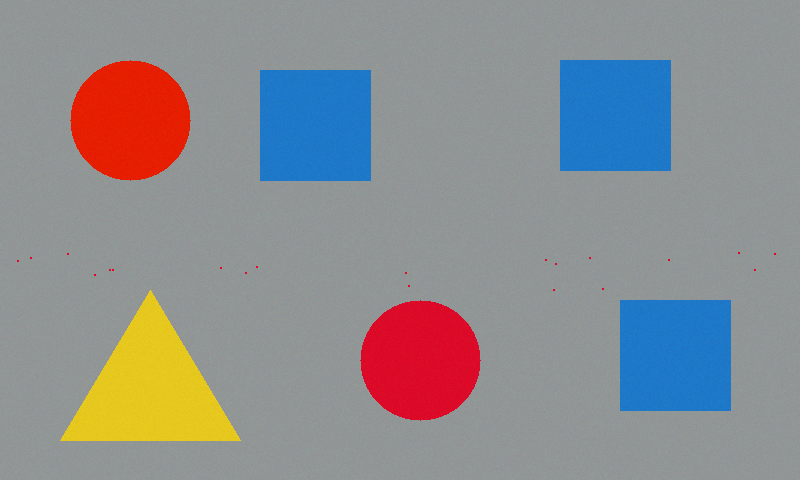
#> input picture draft/collaboration/claude_31_35/recording_candidates/33/parts_synthetic.png, 800 x 480 px
$ python p6_main_loop.py
#> lines starting #> are read from the running program, lines starting #| are printed output that depends on the picture; after the words box and inside, x2 and y2 are one past the last pixel; in counts of white or black regions, pixels touching at a corner belong together
### draft/collaboration/claude_31_35/recording_candidates/33/core.py
# -*- coding: utf-8 -*-
"""第 33 讲 颜色形状分拣：录屏程序与无界面核对共用的核心代码。

两套形状判断，分开命名，互不替换：
  get_shape_current —— 原样照抄 33 讲 P7 画面中的现行代码（4 顶点一律 rectangle，5/6 为 other，n > 6 才 circle）
  get_shape_rule30  —— 独立备选：复用 30 讲规则（4 顶点再按 0.95 ≤ w/h ≤ 1.05 分 square / rectangle，5 pentagon，n ≥ 6 circle）
正式采用哪一版由本机后续决定；本候选不修改脚本或口播。
"""
import cv2
import numpy as np

colors = {
    "red":    [((0, 100, 80), (10, 255, 255)), ((170, 100, 80), (179, 255, 255))],
    "yellow": [((20, 100, 100), (35, 255, 255))],
    "blue":   [((100, 100, 80), (130, 255, 255))],
}
kernel = np.ones((5, 5), np.uint8)
MIN_AREA = 800


def load(path):
#> called with path = 'parts_synthetic.png'
    img = cv2.imread(path)
#> img is the input picture: shape (480, 800, 3); mean B, G, R 142.9, 141.2, 141.7
    if img is None:
        raise SystemExit(f"读不到图片：{path}（检查文件名和路径）")
    return img


def to_hsv(img):
    return cv2.cvtColor(cv2.GaussianBlur(img, (5, 5), 0), cv2.COLOR_BGR2HSV)


# [42 lines left out: functions color_mask, get_shape_current, get_shape_rule30, sort_parts, not called in this run]

### draft/collaboration/claude_31_35/recording_candidates/33/p6_main_loop.py
# -*- coding: utf-8 -*-
# 第 33 讲 P6 录屏：颜色字典 → 遍历 → 多段掩膜合并 → 开运算 → 找轮廓 → 面积过滤；逐个颜色显示 mask 检查
# 用法：python p6_main_loop.py [--input 积木工件照片.jpg]    （默认合成教学样本）
import argparse
import cv2
import numpy as np
from core import load, colors, kernel

ap = argparse.ArgumentParser()
ap.add_argument("--input", default="parts_synthetic.png")
args = ap.parse_args()

img = load(args.input)
hsv = cv2.cvtColor(cv2.GaussianBlur(img, (5, 5), 0), cv2.COLOR_BGR2HSV)
#> hsv: shape (480, 800, 3); mean H, S, V 89, 50.9, 162.4
for name, ranges in colors.items():
    mask = np.zeros(hsv.shape[:2], np.uint8)
    for lo, hi in ranges:
        mask = cv2.bitwise_or(mask, cv2.inRange(hsv, lo, hi))
    mask = cv2.morphologyEx(mask, cv2.MORPH_OPEN, kernel)
    contours, _ = cv2.findContours(mask, cv2.RETR_EXTERNAL, cv2.CHAIN_APPROX_SIMPLE)
    big = [c for c in contours if cv2.contourArea(c) >= 800]
    print(name, "轮廓", len(contours), "个，面积 ≥ 800 的", len(big), "个")
    cv2.imshow(f"mask_{name}", mask)
#> this loop made 3 passes
#> pass 1, `cv2.imshow(f"mask_{name}", mask)`:
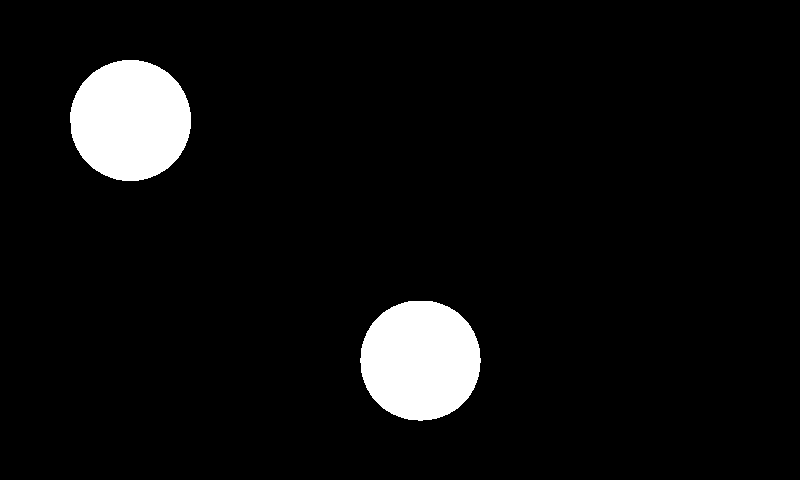
#> window 'mask_red': shape (480, 800); 6% white; 2 white regions, box (x1, y1, x2, y2) and area: (70, 60, 191, 181) 11524, (360, 301, 481, 421) 11442
#> pass 2, `cv2.imshow(f"mask_{name}", mask)`:
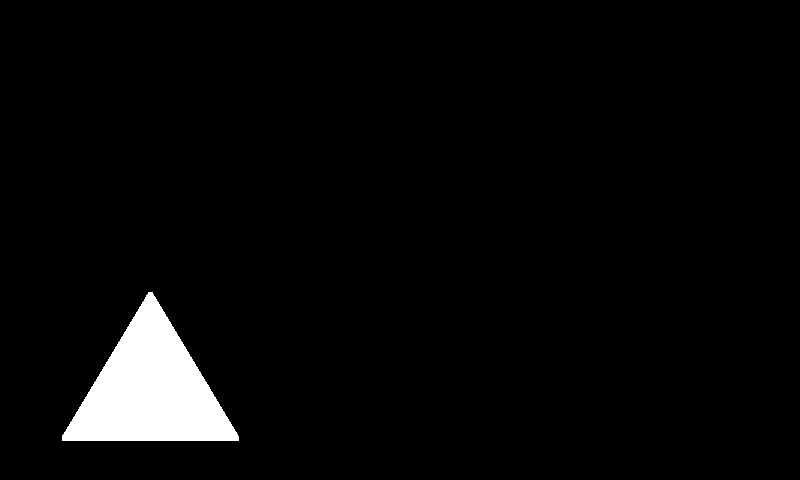
#> window 'mask_yellow': shape (480, 800); 3.6% white; 1 white region, box (x1, y1, x2, y2) and area: (62, 292, 239, 441) 13848
#> after the loop:
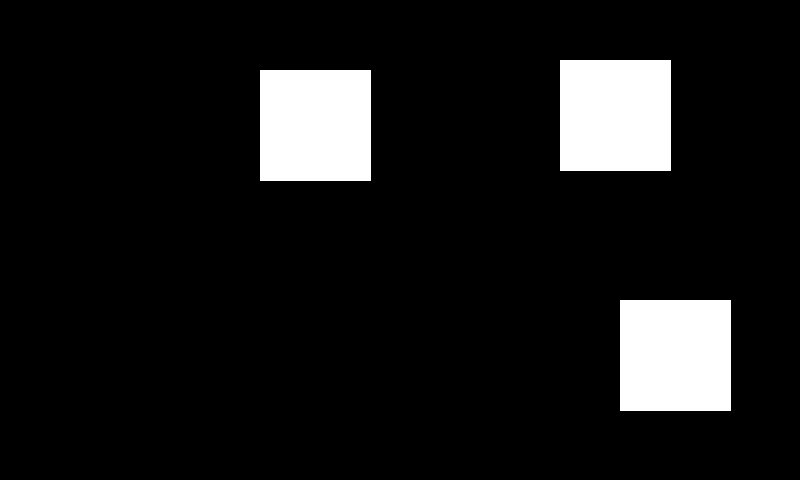
#> mask: shape (480, 800); 9.6% white; 3 white regions, box (x1, y1, x2, y2) and area: (560, 60, 671, 171) 12321, (260, 70, 371, 181) 12321, (620, 300, 731, 411) 12321
cv2.waitKey(0)
cv2.destroyAllWindows()
